Frame 1 (no input): blank canvas, image omitted
Frame 60 (no input): blank canvas, image omitted
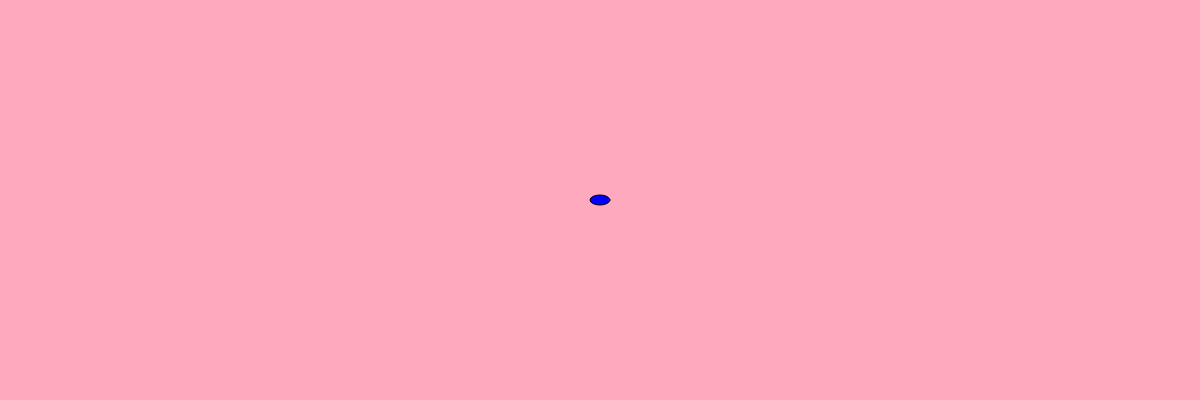
Frame 120 (the mouse pressed at the canvas centre since frame 60)

The p5.js sketch whose frames 1 and 60 were blank and that drew this single picture after the mouse press (run headless with seeded random() and noise() and a simulated clock; from frame 60 on, the mouse is pressed at the canvas centre):

// p5.js sketch
// ── sketch.js

var r = 0;
var b = 0;
var g = 0;



function setup(){
createCanvas(1200,400);
}


function draw(){

let r = map(mouseX,0,407,0,255);
let b = map(mouseX,0,805,0,255)
let g = map(mouseX,0,904,0,255)
background(r,g,b);
fill("blue")
ellipse(mouseX,200,20,10);
}
   
